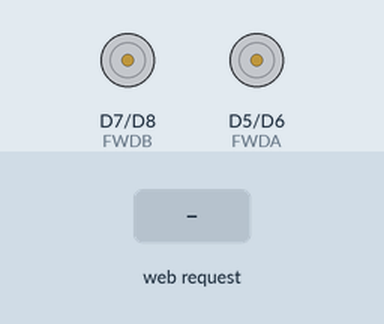
Bench run of a sketch on a simulated ESP8266 (NodeMCU). Parts: motor-driver pin pairs drawn as motors (green arrow = first pin HIGH = forward, orange = second pin HIGH = backward, longer = more drive). The test bench sets the inputs (shaded band). WiFi joins after 1.5 s; servers stay silent unless stated; what the sketch prints to the serial monitor is not drawn.

Above: at 2.7 s.
2.8 s: HTTP request GET /W received
At 3.2 s:
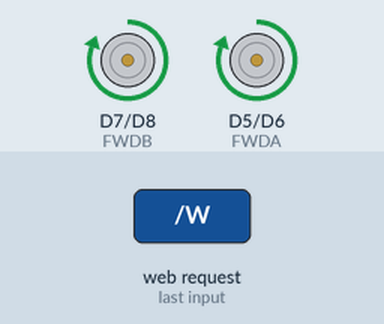
4.3 s: HTTP request GET /A received
At 5.5 s:
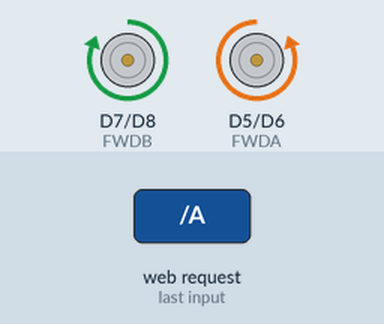
5.8 s: HTTP request GET /D received
At 6.7 s:
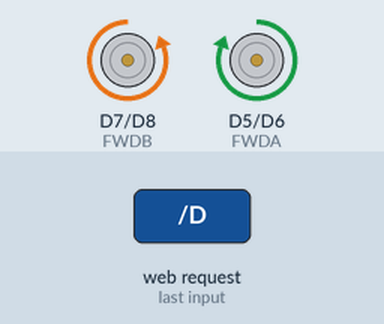
7.3 s: HTTP request GET /S received
At 7.8 s:
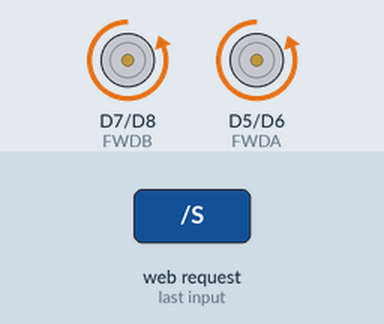
Timing chart, 0 to 9.8 s (numbered marks = the images above; inputs shaded):
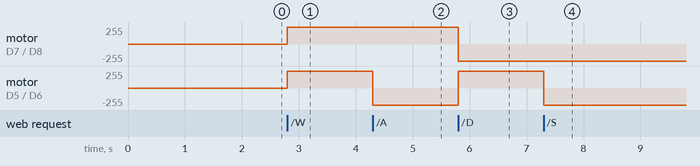

The sketch:

robot_wifi.ino
```cpp
#include<ESP8266WiFi.h>

#define FWDA D5
#define REVA D6
#define FWDB D7
#define REVB D8
const char* ssid ="wifi_username";
const char* password="wifi_passwd";

WiFiServer server(80);

void setup() {
  // put your setup code here, to run once:
  pinMode(REVB, OUTPUT);
  pinMode(FWDB, OUTPUT);
  pinMode(REVA, OUTPUT);
  pinMode(FWDA, OUTPUT);
  Serial.begin(115200);
  WiFi.begin(ssid,password);
  while(WiFi.status()!=WL_CONNECTED)
  {
    delay(500);
    Serial.print(".");
  }

  Serial.println("\nWiFi connected");
  server.begin();
  Serial.println("server started");
  Serial.print("USe this  URL to connect : http://");
  Serial.print(WiFi.localIP());
  Serial.print("/");
}

const char html[] = R"(
  <html>
  <body>
  <p align = 'center'>
  <a href=\"/W\"><button>FORWARD</button></a>
  <a href=\"/A\"><button>LEFT</button></a>
  <a href=\"/D\"><button>RIGHT</button></a>
  <a href=\"/S\"><button>REVERSE</button></a>
  <a href=\"/X\"><button>STOP</button></a>
  </p>
  </body>
  </html>

)";


void loop() {
  // put your main code here, to run repeatedly:
  WiFiClient client = server.available();
  if (!client)
  {
    return;
  }
  Serial.println("new client");

  while(!client.available())
  {
    delay(1);
  }
  String request = client.readStringUntil('\r');
  Serial.println(request);
  client.flush();

  if(request.indexOf("/W") >= 0){
    Execute('W');
  }
  else if(request.indexOf("/A") >= 0){
    Execute('A');
  }
  else if(request.indexOf("/D") >= 0){
    Execute('D');
  }
  else if(request.indexOf("/S") >= 0){
    Execute('S');
  }
  else if(request.indexOf("/X") >= 0){
    Execute('X');
  }

  client.println(html);

}


void Execute(char M) {
  // Forward
  if (M=='W') {
    digitalWrite(FWDA, HIGH);
    digitalWrite(FWDB, HIGH);
    digitalWrite(REVA, LOW);
    digitalWrite(REVB, LOW);
  }
  // Backward
  else if(M=='S'){
    digitalWrite(FWDA, LOW);
    digitalWrite(FWDB, LOW);
    digitalWrite(REVA, HIGH);
    digitalWrite(REVB, HIGH);
  }
  // Right
  else if (M == 'D') {
    digitalWrite(FWDA, HIGH);
    digitalWrite(FWDB, LOW);
    digitalWrite(REVA, LOW);
    digitalWrite(REVB, HIGH);
  }
  // Left
  else if (M == 'A') {
    digitalWrite(FWDA, LOW);
    digitalWrite(FWDB, HIGH);
    digitalWrite(REVA, HIGH);
    digitalWrite(REVB, LOW);
  }
  // Stop
  else if (M == 'X') {
    digitalWrite(REVB, LOW);
    digitalWrite(FWDB, LOW);
    digitalWrite(REVA, LOW);
    digitalWrite(FWDA, LOW);
  }
}
```

Measured:
- after the input at 2.8 s, motor on D7 (FWDB) / D8 (REVB), motor on D5 (FWDA) / D6 (REVA): stopped → forward 255/255 at once
- after the input at 4.3 s, motor on D5 (FWDA) / D6 (REVA): forward 255/255 → backward 255/255 at once
- after the input at 5.8 s, motor on D7 (FWDB) / D8 (REVB): forward 255/255 → backward 255/255 at once; motor on D5 (FWDA) / D6 (REVA): backward 255/255 → forward 255/255 at once
- after the input at 7.3 s, motor on D5 (FWDA) / D6 (REVA): forward 255/255 → backward 255/255 at once
